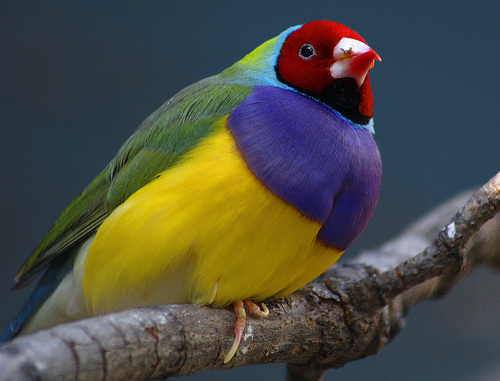
#> input picture bird_small.jpg, 500 x 381 px
$ python project5_Histogram_hinhxam.py
#> lines starting #> are read from the running program, lines starting #| are printed output that depends on the picture
import cv2                      #sử dụng thư viện openCV
from PIL import Image           #thư viện sử lý ảnh PILLOW hỗ trợ nhiều loại định dạng ảnh
import numpy as np              #Thư viện toán học, ma trận
import matplotlib.pyplot as plt #Thư viện vẽ biểu đồ

#chuyển đổi ảnh mức xám bằng pp Luminance
def ChuyendoiAnhmauxambangppLumninace(imgPIL):
    #tạo ảnh có cùng kích thước và mode với ảnh imgPIL, để chứa kết quả chuyển đổi RGB sang Grayscale
    Luminance = Image.new(imgPIL.mode, imgPIL.size)

    #lấy kích thước của ảnh từ imgPIL
    width = Luminance.size[0]
    height = Luminance.size[1]
    #mỗi ảnh là 1 ma trận 2 chiều nên dùng 2 hàm for để đọc các điểm ảnh
    for x in range(width):
        for y in range(height):
            #lấy giá trị điểm ảnh tại vị trí (x,y)
            R, G, B = imgPIL.getpixel((x, y))

            #chuyển đổi ảnh RGB thành grayscale bằng pp Luminance
            gray = np.uint8(0.2126*R + 0.7152*G + 0.0722*B)

            #gán giá trị mức xám cho ảnh
            Luminance.putpixel((x,y), (gray, gray, gray))
    return Luminance

#tính histogram của ảnh xám
def TinhHistogram(HinhXamPIL):
    # mỗi pixel có giá trị từ 0-255, nên khai báo 1 mảng có 256 phần tử để chứa số đếm
    # của các pixel có cùng giá trị
    his = np.zeros(256)

    #kích thước ảnh
    w = HinhXamPIL.size[0]
    h = HinhXamPIL.size[1]

    for x in range (w):
        for y in range(h):
            #lấy giá trị xám tại các điểm x,y
            gR, gG, gB = HinhXamPIL.getpixel((x, y))

            #giá trị gray tính ra cũng là phần tử thứ gray trong mảng his, tăng số đếm của phần tử gray thêm 1
            his[gR] += 1
    return his

#vẽ biểu đồ histogram bằng thư viện matplotlib
def VebieudoHistogram(his):
    #khai báo kích thước biểu đồ ngang là 5, cao là 4, độ phân giải là 100
    w = 5
    h = 4
    plt.figure('Biểu đồ Histogram ảnh xám', figsize=(((w, h))), dpi=100)
    trucX = np.zeros(256)  #tạo mảng 256 phần tử
    trucX = np.linspace(0, 256, 256)  #vị trí đầu 0, cuối 256
    plt.plot(trucX, his, color = 'orange')
    plt.title('Biểu đồ Histogram')
    plt.xlabel('Giá trị mức xám')
    plt.ylabel('số điểm cùng giá trị mức xám')
    plt.show()

#chương trình chính
#khai báo đường dẫn tới file hình
filehinh = r'bird_small.jpg'

#đọc ảnh dùng thư viện PIL
imgPIL = Image.open(filehinh)
#> imgPIL is the input picture: PIL image 500x381 RGB; mean R, G, B 76, 76.7, 67

#chuyển sang mức xám
HinhXamPIL = ChuyendoiAnhmauxambangppLumninace(imgPIL)
#> in ChuyendoiAnhmauxambangppLumninace, `Luminance = Image.new(imgPIL.mode, imgPIL.size)`: Luminance: PIL image 500x381 RGB; every value is 0
#> after the loop in ChuyendoiAnhmauxambangppLumninace, `for x in range(width):`:
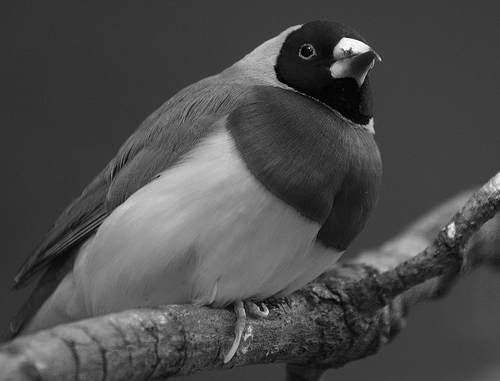
#> Luminance: PIL image 500x381 RGB; min 0, max 254, mean 75.3

#tính histogram
his = TinhHistogram(HinhXamPIL)
#> after the loop in TinhHistogram, `for x in range (w):`: his = 256 values, max 7774 at index 63, min 0 at index 255, mean 744.1

#chuyển ảnh PIL sang OpenCV để hiện thị bằng thư viện CV2
HinhXamCV = np.array(HinhXamPIL)
cv2.imshow('Anh Muc Xam', HinhXamCV)

#Hiển thị biểu đồ Histogram
VebieudoHistogram(his)
#> in VebieudoHistogram, `plt.show()`:
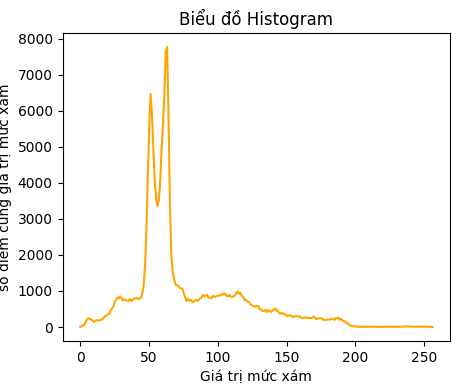
#> figure drawn by matplotlib, 1 panel; curve peaks at x = 63.25, y = 7774

# bấm phím bất kì để đóng cửa sổ hiện thị hình
cv2.waitKey(0)

#giải phóng bộ nhớ đã cấp phát cho các cửa sổ hiển thị hình
cv2.destroyAllWindows()

$ run again, with IOTvision (1).jpg copied over bird_small.jpg
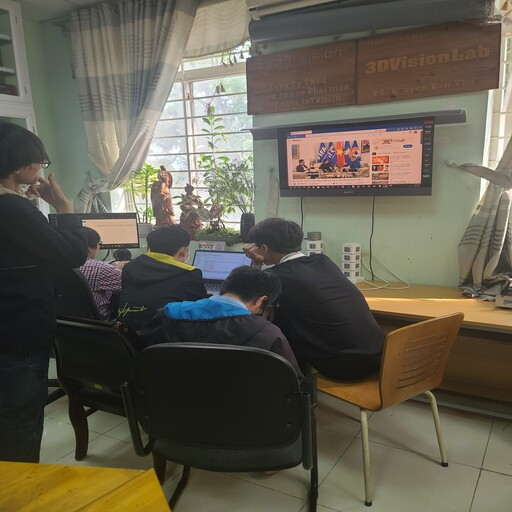
#> input picture IOTvision (1).jpg, 512 x 512 px
#> imgPIL is the input picture: PIL image 512x512 RGB; mean R, G, B 98.4, 93.8, 79.8
#> after the loop in ChuyendoiAnhmauxambangppLumninace, `for x in range(width):`:
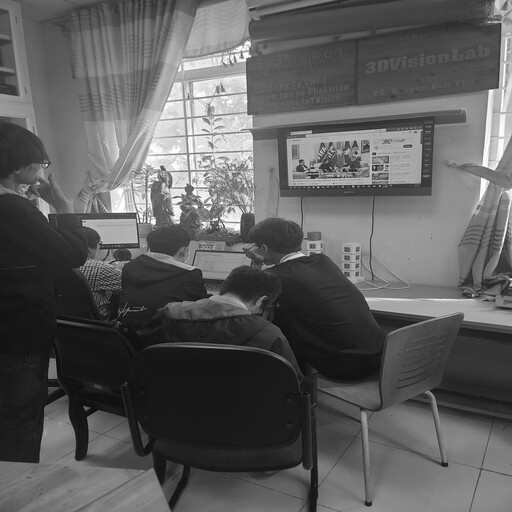
#> Luminance: PIL image 512x512 RGB; min 4, max 254, mean 93.3
#> after the loop in TinhHistogram, `for x in range (w):`: his = 256 values, max 5861 at index 23, min 0 at index 0, mean 1024
#> in VebieudoHistogram, `plt.show()`:
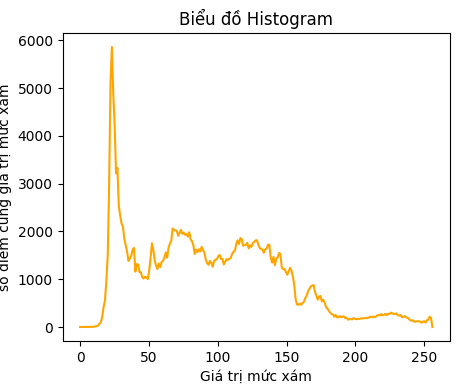
#> figure drawn by matplotlib, 1 panel; curve peaks at x = 23.09, y = 5861

$ run again, with IOTvision2.jpg copied over bird_small.jpg
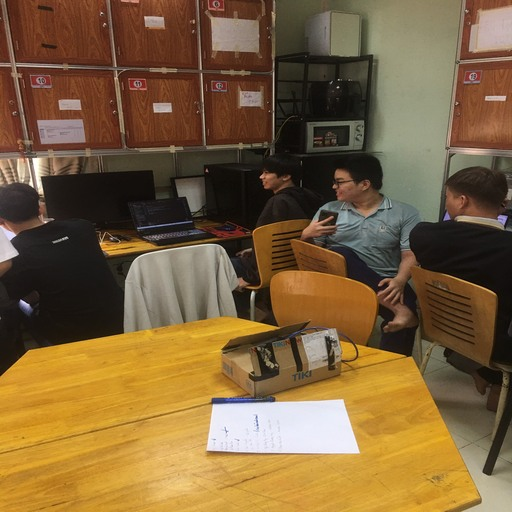
#> input picture IOTvision2.jpg, 512 x 512 px
#> imgPIL is the input picture: PIL image 512x512 RGB; mean R, G, B 124.3, 97.1, 59.9
#> after the loop in ChuyendoiAnhmauxambangppLumninace, `for x in range(width):`:
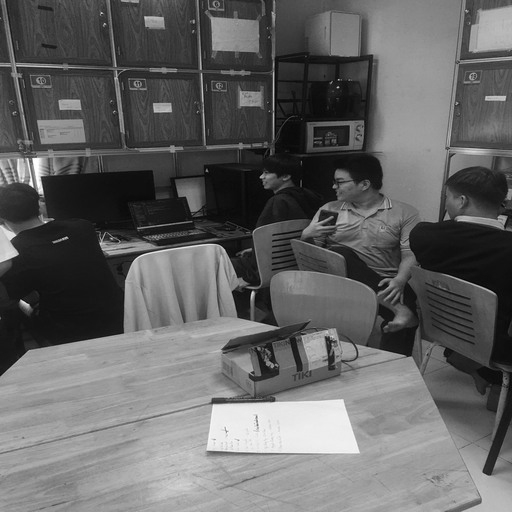
#> Luminance: PIL image 512x512 RGB; min 1, max 254, mean 99.7
#> after the loop in TinhHistogram, `for x in range (w):`: his = 256 values, max 3388 at index 21, min 0 at index 0, mean 1024
#> in VebieudoHistogram, `plt.show()`:
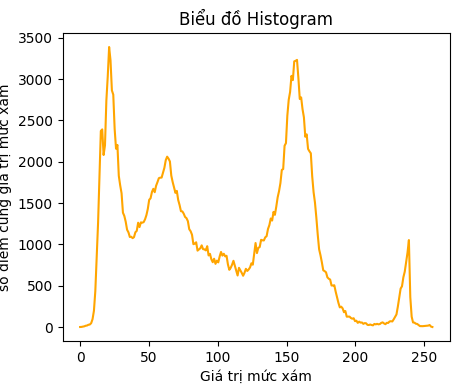
#> figure drawn by matplotlib, 1 panel; curve peaks at x = 21.08, y = 3388
